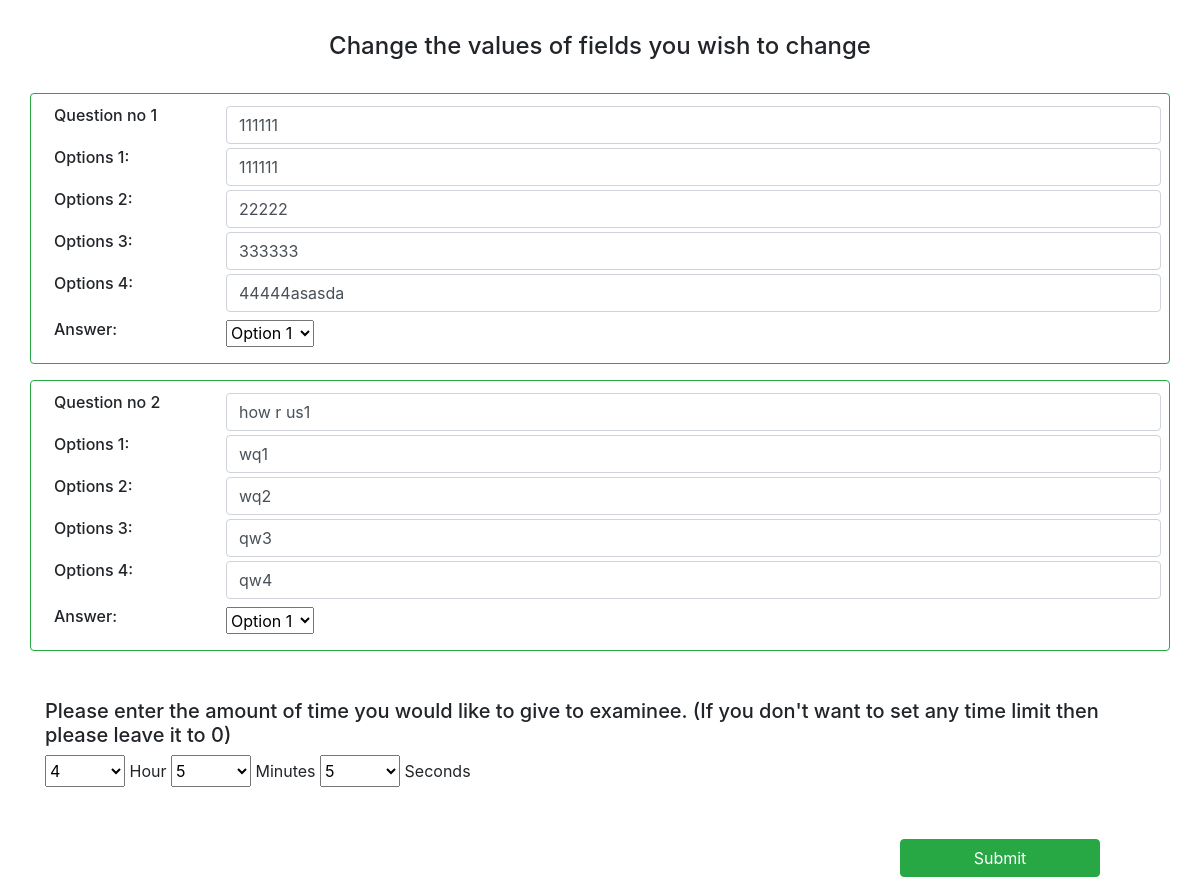
The app's page /room/edit/89 (signed in) with its own data.
### exam_app/models.py (models this page shows)
class question(models.Model):
    relation = models.ForeignKey(room, on_delete=models.CASCADE)
    rel_id = models.IntegerField()
    ques = models.CharField(max_length=100)
    option1 = models.CharField(max_length=100)
    option2 = models.CharField(max_length=100)
    option3 = models.CharField(max_length=100)
    option4 = models.CharField(max_length=100)
    answer = models.CharField(max_length=100)

### exam_app/views.py (the view, shortened to what this page needs)
# urls.py: path('room/edit/<int:pk>', views.Editroom,name='room_edit'),
@login_required(login_url='/login')
@never_cache
def Editroom(request,pk):
    if request.user.id == fil_room_id(pk):
        time = countdown.objects.filter(rel_id=pk)
        for l in time:
            s_hour = l.timer.hour
            s_minute = l.timer.minute
            s_second = l.timer.second
        question_data = question.objects.filter(rel_id=pk)
        noq_data = room.objects.filter(id=pk)
        for m in noq_data:
            noq = m.no_question
        data = []
        for p in question_data:
            value = [p.ques, p.option1, p.option2, p.option3, p.option4, p.answer]
            data.append(value)
        return render(request,'update.html',{'params':data,'range':range(1,noq+1),'hour':range(0,11),'seconds':range(0,60),'s_hour':s_hour,'s_min':s_minute, 's_sec':s_second})
    else:
        return HttpResponse('<h1>You are not allowed to edit this page </h1>')

### exam_app/views.py (called while the page is built)
def fil_room_id(kid):
    a = room.objects.filter(id=kid)
    try:
        for i in a:
            b = i.user_auth_id
        return b
    except:
        return 0

### exam_app/templates/update.html (shortened to what this page needs)
{% extends 'base.html'%}
{% block body %}
<h4  style="text-align:center; margin:2rem;" >Change the values of fields you wish to change</h4>
 <form  method="post" class="col-12" name="frm" id="frm">{% csrf_token %}
{% for question, option1, option2, option3, option4 , answer in params %}
 <div class="container my-3 border border-success rounded border-3">
  <div class="p-2">
  <div class="my-1 row ">
    <h6 class="col-2">Question no {{forloop.counter}}</h6><input type="text" class="form-control form-floating col-10" name='question' value="{{question}}">
  </div>
  <div class="my-1 row ">
    <h6 class="col-2">Options 1: </h6><input type="name" class="form-control col-10"  name='option1' placeholder="Option 1" value="{{option1}}">
  </div>
  <div class="my-1 row">
    <h6 class="col-2">Options 2: </h6><input type="name" class="form-control col-10"  name='option2' placeholder="Option 2" value="{{option2}}">
  </div>
  <div class="my-1 row">
    <h6 class="col-2">Options 3: </h6><input type="name" class="form-control col-10"  name='option3' placeholder="Option 3" value="{{option3}}">
  </div>
  <div class="my-1 row">
    <h6 class="col-2">Options 4: </h6><input type="name" class="form-control col-10"  name='option4' placeholder="Option 4" value="{{option4}}">
  </div>
   <div class="my-2 row">
    <h6 class="col-2 ">Answer:</h6>
   <select class="form-select form-select-sm" aria-label=".form-select-sm example" name="answer">
  <option selected value="1">Option 1</option>
</select>
   </div>
  </div>
</div>
  {% endfor%}
         <div class="container">
<h5 class="mt-5">Please enter the amount of time you would like to give to examinee. (If you don't want to set any time limit then please leave it to 0)</h5>
<select class="form-select " aria-label="Default select example" id="select1" name="select1" style="height:2rem;width:5rem">
    <option selected>{{s_hour}}</option>
</select>
        <label for="select1">Hour</label>
        <select class="form-select" aria-label="Default select example" id="select2" name="select2" style="height:2rem;width:5rem;">
                <option selected>{{s_min}}</option>
</select>
        <label for="select1">Minutes</label>
<select class="form-select" aria-label="Default select example" id="select3" name="select3" style="height:2rem;width:5rem;">
        <option selected>{{s_sec}}</option>
</select>
<label for="select1">Seconds</label>
</div>
        <br><br>
        <div class="row">
<p class ='col-9'></p> <button type="submit" class="btn btn-success col-2">Submit</button>
</div>
          </form>
{% endblock %}

### records on screen
question: params "111111", params "111111", params "22222", params "333333", params "44444asasda"
question: params "how r us1", params "wq1", params "wq2", params "qw3", params "qw4"

### other values on screen
form field select1 "4"
form field select2 "5"
form field select3 "5"
